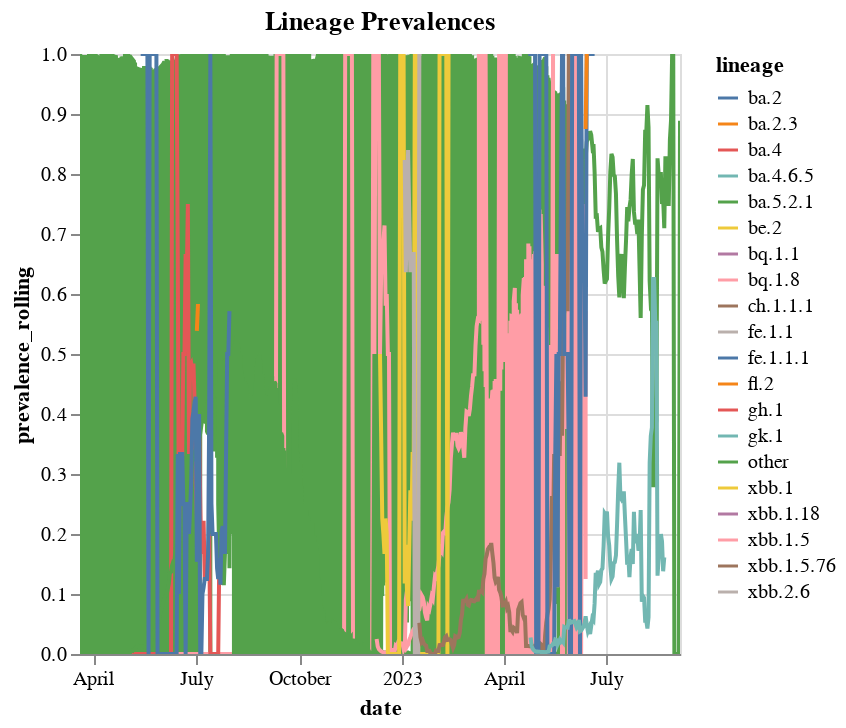

The cell this chart's notebook holds for it:
### Code cell
plot_lineages

### Figure 1 — Vega-Lite specification as saved in the notebook (floating-point values rounded to 4 significant figures; data arrays with more than 128 entries replaced by an {"elided": "..."} marker saying what was removed)
{"config": {"view": {"continuousWidth": 300, "continuousHeight": 300}}, "data": {"name": "data-e8db031d89d6714fb23edc38ca14e33e"}, "mark": {"type": "line"}, "encoding": {"color": {"field": "lineage", "type": "nominal"}, "opacity": {"condition": {"param": "param_3", "value": 1}, "value": 0.2}, "tooltip": [{"field": "date", "type": "temporal"}, {"field": "lineage", "type": "nominal"}, {"field": "prevalence_rolling", "type": "quantitative"}], "x": {"field": "date", "type": "temporal"}, "y": {"field": "prevalence_rolling", "type": "quantitative"}}, "params": [{"name": "param_3", "select": {"type": "point", "fields": ["lineage"]}, "bind": "legend"}, {"name": "param_4", "select": {"type": "interval", "encodings": ["x", "y"]}, "bind": "scales"}], "title": "Lineage Prevalences", "$schema": "https://vega.github.io/schema/vega-lite/v5.14.1.json", "datasets": {"data-e8db031d89d6714fb23edc38ca14e33e": {"elided": "3159 records"}}}
